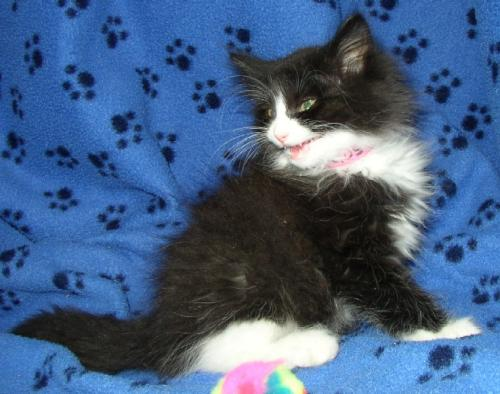
#> input picture Dataset/Cat/9637.jpg, 500 x 394 px; its folder holds only this picture in this run
$ jupyter execute --allow-errors leastsquare.ipynb
#> lines starting #> are read from the running program, lines starting #| are printed output that depends on the picture
# Least Squares Image Classification: Cat vs Dog

This notebook implements a least squares classifier to distinguish between cat and dog images using linear regression techniques.

## Overview
- Load cat and dog images from the Dataset folder
- Preprocess images (resize, flatten, normalize)
- Apply least squares method for binary classification
- Evaluate the model performance
- Visualize results

[cell 1]
import numpy as np
import cv2
import os
import matplotlib.pyplot as plt
from sklearn.model_selection import train_test_split
from sklearn.metrics import accuracy_score, classification_report, confusion_matrix
from PIL import Image
import seaborn as sns
from sklearn.preprocessing import StandardScaler

# Set random seed for reproducibility
np.random.seed(42)

[cell 2]
class LeastSquaresClassifier:
    """
    Least Squares Classifier for binary classification
    """

    # [74 lines left out: functions __init__, fit, predict, predict_proba, not called in this run]

[cell 3]
def load_and_preprocess_images(data_dir, img_size=(64, 64), max_images_per_class=None):
    """
    Load and preprocess images from the dataset directory

    Parameters:
    data_dir: Path to the dataset directory containing Cat/ and Dog/ folders
    img_size: Tuple of (width, height) to resize images
    max_images_per_class: Maximum number of images to load per class (None for all)

    Returns:
    X: Feature matrix (flattened images)
    y: Labels (0 for cats, 1 for dogs)
    """
#> called with data_dir = 'Dataset', img_size = (32, 32), max_images_per_class = 50

    images = []
    labels = []

    # Load cat images (label = 0)
    cat_dir = os.path.join(data_dir, 'Cat')
    if os.path.exists(cat_dir):
        cat_files = [f for f in os.listdir(cat_dir) if f.lower().endswith(('.jpg', '.jpeg', '.png'))]
        if max_images_per_class:
            cat_files = cat_files[:max_images_per_class]

        print(f"Loading {len(cat_files)} cat images...")
        for i, filename in enumerate(cat_files):
            try:
                img_path = os.path.join(cat_dir, filename)
                img = cv2.imread(img_path)
#> img is the input picture: shape (394, 500, 3); mean B, G, R 132.5, 95.4, 68.6
                if img is not None:
                    # Convert BGR to RGB
                    img = cv2.cvtColor(img, cv2.COLOR_BGR2RGB)
                    # Resize image
                    img = cv2.resize(img, img_size)
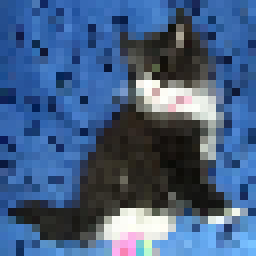
#> img: shape (32, 32, 3) (shown 8 times larger); mean R, G, B 68, 94.7, 131.7
                    # Flatten and normalize
                    img_flat = img.flatten() / 255.0
#> img_flat = 3072 values, max 1 at index 1015, min 0.00392 at index 1260, mean 0.385

                    images.append(img_flat)
                    labels.append(0)  # Cat = 0

                if (i + 1) % 10 == 0:
                    print(f"  Loaded {i + 1} cat images...")

            except Exception as e:
                print(f"Error loading {filename}: {e}")

    # Load dog images (label = 1)
    dog_dir = os.path.join(data_dir, 'Dog')
    if os.path.exists(dog_dir):
        dog_files = [f for f in os.listdir(dog_dir) if f.lower().endswith(('.jpg', '.jpeg', '.png'))]
        if max_images_per_class:
            dog_files = dog_files[:max_images_per_class]

        print(f"Loading {len(dog_files)} dog images...")
        for i, filename in enumerate(dog_files):
            try:
                img_path = os.path.join(dog_dir, filename)
                img = cv2.imread(img_path)
                if img is not None:
                    # Convert BGR to RGB
                    img = cv2.cvtColor(img, cv2.COLOR_BGR2RGB)
                    # Resize image
                    img = cv2.resize(img, img_size)
                    # Flatten and normalize
                    img_flat = img.flatten() / 255.0

                    images.append(img_flat)
                    labels.append(1)  # Dog = 1

                if (i + 1) % 10 == 0:
                    print(f"  Loaded {i + 1} dog images...")

            except Exception as e:
                print(f"Error loading {filename}: {e}")

    # Convert to numpy arrays
    X = np.array(images)
    y = np.array(labels)

    print(f"\nDataset loaded successfully!")
    print(f"Total samples: {len(X)}")
#| Total samples: 1
    print(f"Cats: {np.sum(y == 0)}")
    print(f"Dogs: {np.sum(y == 1)}")
    print(f"Feature dimensions: {X.shape[1]}")
#| Feature dimensions: 3072

    return X, y

[cell 4]
# Load the dataset
dataset_path = "Dataset"
print("Loading dataset...")

# Load images with a reasonable size and limit for demonstration
# You can increase max_images_per_class or set to None for all images
X, y = load_and_preprocess_images(
    dataset_path,
    img_size=(32, 32),  # Smaller size for faster processing
    max_images_per_class=50  # Limit to 50 images per class for demo
)
#> y = [0]


$ run again, on Dataset/Cat/9641.jpg
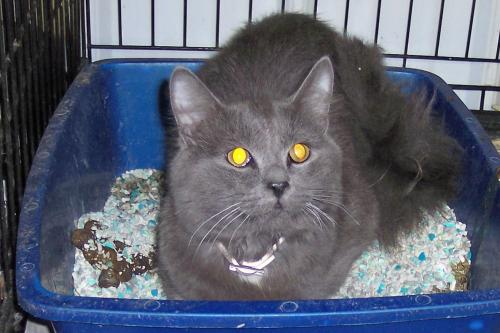
#> input picture Dataset/Cat/9641.jpg, 500 x 333 px
#> in load_and_preprocess_images, img is the input picture: shape (333, 500, 3); mean B, G, R 114.3, 98.7, 92.7
#> in load_and_preprocess_images, `img = cv2.resize(img, img_size)`:
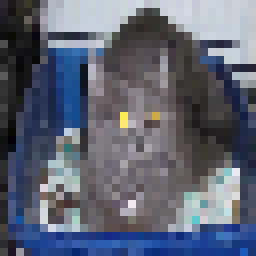
#> img: shape (32, 32, 3) (shown 8 times larger); mean R, G, B 93.4, 99.4, 114.7
#> img_flat = 3072 values, max 0.996 at index 1485, min 0.00392 at index 1636, mean 0.402
#| Total samples: 1
#| Feature dimensions: 3072
#> y = [0]

$ run again, on Dataset/Cat/9642.jpg
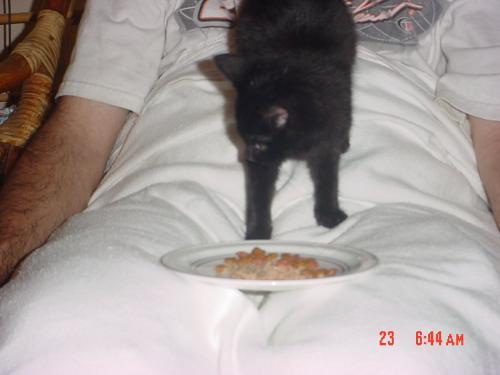
#> input picture Dataset/Cat/9642.jpg, 500 x 375 px
#> in load_and_preprocess_images, img is the input picture: shape (375, 500, 3); mean B, G, R 150.5, 152.9, 161.4
#> in load_and_preprocess_images, `img = cv2.resize(img, img_size)`:
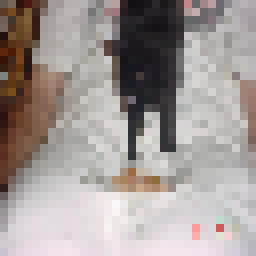
#> img: shape (32, 32, 3) (shown 8 times larger); mean R, G, B 162.1, 153.6, 151.1
#> img_flat = 3072 values, max 0.992 at index 2760, min 0.0235 at index 674, mean 0.61
#| Total samples: 1
#| Feature dimensions: 3072
#> y = [0]

$ run again, on Dataset/Cat/9643.jpg
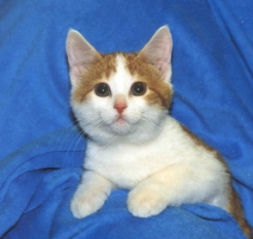
#> input picture Dataset/Cat/9643.jpg, 253 x 239 px
#> in load_and_preprocess_images, img is the input picture: shape (239, 253, 3); mean B, G, R 173.3, 126.5, 96.2
#> in load_and_preprocess_images, `img = cv2.resize(img, img_size)`:
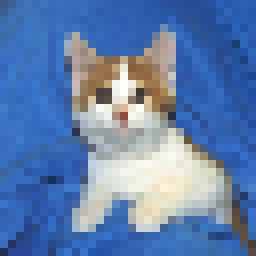
#> img: shape (32, 32, 3) (shown 8 times larger); mean R, G, B 96.1, 126.1, 172.9
#> img_flat = 3072 values, max 1 at index 1005, min 0.0941 at index 2130, mean 0.516
#| Total samples: 1
#| Feature dimensions: 3072
#> y = [0]

$ run again, on Dataset/Cat/9638.jpg
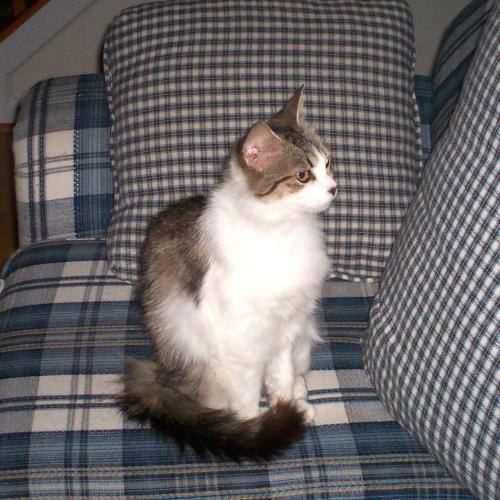
#> input picture Dataset/Cat/9638.jpg, 500 x 500 px
#> in load_and_preprocess_images, img is the input picture: shape (500, 500, 3); mean B, G, R 103.5, 102.8, 106.8
#> in load_and_preprocess_images, `img = cv2.resize(img, img_size)`:
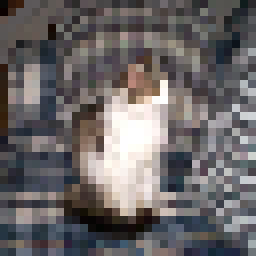
#> img: shape (32, 32, 3) (shown 8 times larger); mean R, G, B 106.3, 102.1, 102.8
#> img_flat = 3072 values, max 1 at index 1116, min 0 at index 98, mean 0.407
#| Total samples: 1
#| Feature dimensions: 3072
#> y = [0]
